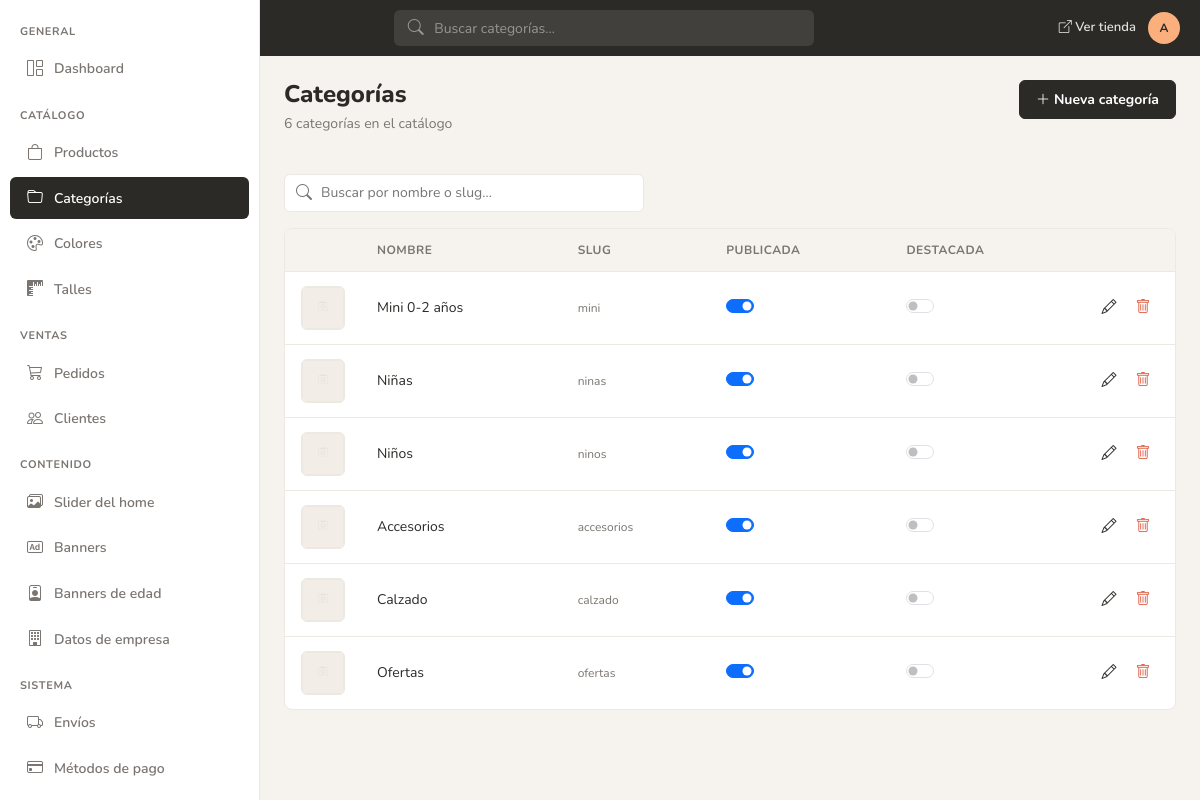
Before: /admin/categorias/listado.php (signed in) with the older database file.
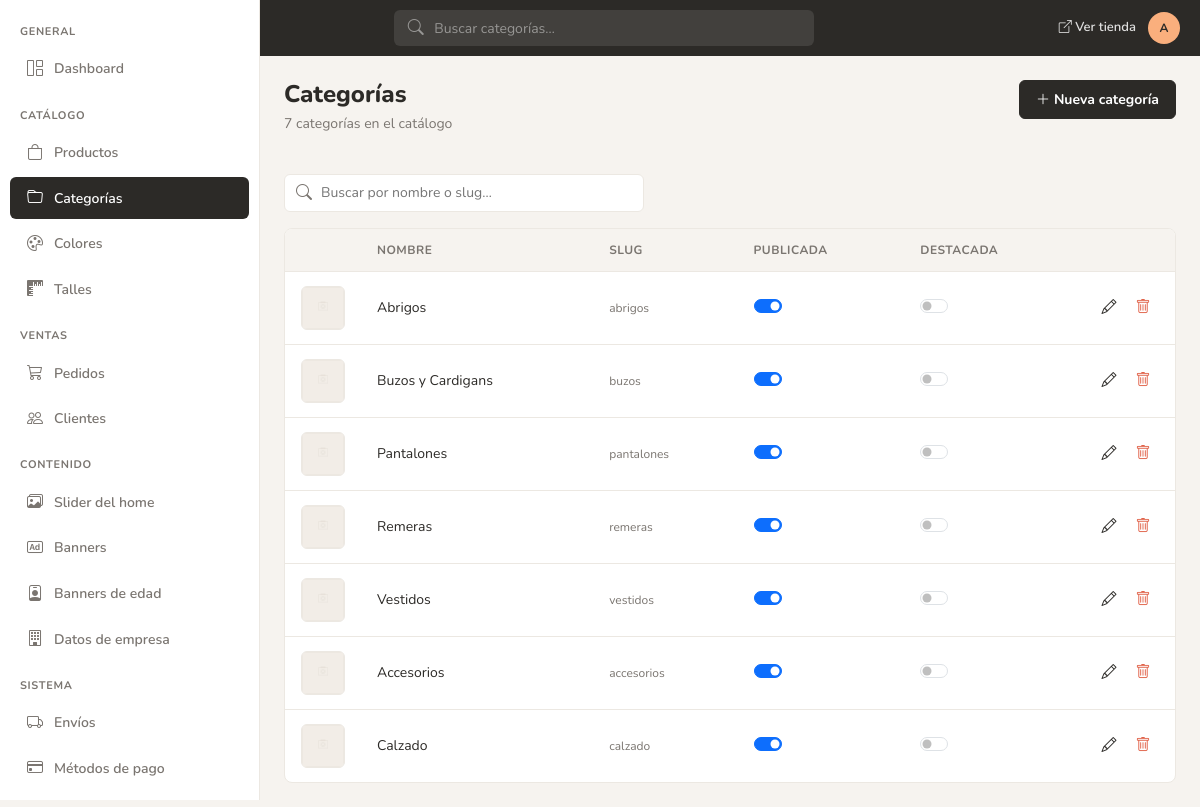
After: the same page with the newer database file.
### tables this page shows
CREATE TABLE `tbl_categorias` (
  `id_cate` int NOT NULL AUTO_INCREMENT,
  `id_cate_padre` int DEFAULT NULL,
  `nombre` varchar(100) NOT NULL,
  `slug` varchar(120) NOT NULL,
  `descripcion` text,
  `imagen` varchar(250) DEFAULT NULL,
  `seo_title` varchar(250) DEFAULT NULL,
  `seo_description` text,
  `orden` int DEFAULT 0,
  `publicado` tinyint DEFAULT 1,
  `destacado_home` tinyint DEFAULT 0,
  PRIMARY KEY (`id_cate`),
  UNIQUE KEY `slug` (`slug`)
);

### admin/include/funciones.php (called while the page is built, shortened)
<?php
function admin_user_initials(string $username): string
{
    $username = trim($username);
    $parts = preg_split('/[\s._-]+/', $username) ?: [];
    $initials = '';
    foreach ($parts as $part) {
        if ($part !== '') {
            $initials .= strtoupper($part[0]);
        }
    }
    return $initials !== '' ? substr($initials, 0, 2) : strtoupper(substr($username, 0, 2));
}
function admin_site_path(string $path = ''): string
{
    $base = defined('SITE_URL')
        ? rtrim((string)(parse_url(SITE_URL, PHP_URL_PATH) ?: ''), '/')
        : (defined('BASE_PATH') ? rtrim(BASE_PATH, '/') : '');
    $clean = ltrim(str_replace('\\', '/', $path), '/');
    if ($clean === '') {
        return $base === '' ? '/' : $base;
    }
    return ($base === '' ? '' : $base) . '/' . $clean;
}
if (!function_exists('app_path')) {
    function app_path(string $path = ''): string
    {
        return admin_site_path($path);
    }
}
if (!function_exists('imgprod_path')) {
    function imgprod_path(string $path = ''): string
    {
        return admin_site_path('imgprod/' . ltrim($path, '/'));
    }
}

### admin/categorias/listado.php (the view, shortened to what this page needs)
<?php
require_once __DIR__ . '/../include/includes.php';
require_once __DIR__ . '/../check_session.php';
$q = trim((string)($_GET['q'] ?? ''));
$adminSearchAction = 'listado.php';
$adminSearchQuery = $q;
$adminSearchPlaceholder = 'Buscar categorías…';
$sql = 'SELECT c.id_cate, c.nombre, c.slug, c.imagen, c.publicado, c.destacado_home,
        (SELECT COUNT(*) FROM tbl_productos p WHERE p.id_cate = c.id_cate AND p.borrado = 0) AS num_productos
        FROM tbl_categorias c';
$params = [];
$types = '';
$sql .= ' ORDER BY orden ASC, nombre';
if ($types !== '') {
    $stmt = mysqli_prepare($con, $sql);
    mysqli_stmt_bind_param($stmt, $types, ...$params);
    mysqli_stmt_execute($stmt);
    $result = mysqli_stmt_get_result($stmt);
} else {
    $result = mysqli_query($con, $sql);
}
$rows = [];
while ($row = mysqli_fetch_assoc($result)) {
    $rows[] = $row;
}
$total = count($rows);
include __DIR__ . '/../header.php';
?>
<div class="admin-section-header">
    <div>
        <h1>Categorías</h1>
        <p class="subtitle"><?= (int)$total ?> categoría<?= $total === 1 ? '' : 's' ?><?= $q !== '' ? ' encontradas' : ' en el catálogo' ?></p>
    </div>
    <div class="admin-section-actions">
        <a href="a_categoria.php" class="btn btn-ink">
            <i class="bi bi-plus-lg"></i> Nueva categoría
        </a>
    </div>
</div>
<div class="d-flex justify-content-between align-items-center mb-3 gap-3 flex-wrap">
    <form method="get" action="listado.php" class="admin-search-bar flex-grow-1" style="max-width:360px">
        <i class="bi bi-search"></i>
        <input name="q" placeholder="Buscar por nombre o slug…" type="search" value="<?= htmlspecialchars($q, ENT_QUOTES, 'UTF-8') ?>">
    </form>
</div>
<div class="admin-card">
    <div class="admin-card-body p-0">
        <div class="table-responsive">
            <table class="admin-table mb-0">
                <thead>
                    <tr>
                        <th style="width:56px"></th>
                        <th>Nombre</th>
                        <th>Slug</th>
                        <th>Publicada</th>
                        <th>Destacada</th>
                        <th style="width:88px"></th>
                    </tr>
                </thead>
                <tbody>
                <?php if ($total > 0): ?>
                    <?php foreach ($rows as $row):
                        $thumb = !empty($row['imagen'])
                            ? imgprod_path((string)$row['imagen'])
                            : imgprod_path('placeholder.jpg');
                    ?>
                        <tr>
                            <td>
                                <img src="<?= htmlspecialchars($thumb, ENT_QUOTES, 'UTF-8') ?>" alt="" class="product-thumb">
                            </td>
                            <td><?= htmlspecialchars($row['nombre'], ENT_QUOTES, 'UTF-8') ?></td>
                            <td><span class="product-cell-code"><?= htmlspecialchars($row['slug'], ENT_QUOTES, 'UTF-8') ?></span></td>
                            <td>
                                <div class="form-check form-switch mb-0">
                                    <input class="form-check-input toggle-estado" type="checkbox"
                                           data-endpoint="<?= htmlspecialchars(app_path('admin/api/toggle-categoria-publicada.php'), ENT_QUOTES, 'UTF-8') ?>"
                                           data-id-key="id_cate"
                                           data-id="<?= (int)$row['id_cate'] ?>"
                                           aria-label="Categoría <?= (int)$row['publicado'] ? 'publicada' : 'no publicada' ?>"
                                           <?= (int)$row['publicado'] ? 'checked' : '' ?>>
                                </div>
                            </td>
                            <td>
                                <div class="form-check form-switch mb-0">
                                    <input class="form-check-input toggle-estado" type="checkbox"
                                           data-endpoint="<?= htmlspecialchars(app_path('admin/api/toggle-categoria-destacada-home.php'), ENT_QUOTES, 'UTF-8') ?>"
                                           data-id-key="id_cate"
                                           data-id="<?= (int)$row['id_cate'] ?>"
                                           aria-label="Categoría <?= (int)($row['destacado_home'] ?? 0) ? 'destacada en home' : 'no destacada en home' ?>"
                                           <?= (int)($row['destacado_home'] ?? 0) ? 'checked' : '' ?>>
                                </div>
                            </td>
                            <td>
                                <div class="admin-table-actions">
                                    <a href="a_categoria.php?id=<?= (int)$row['id_cate'] ?>" class="btn-table-action" title="Editar">
                                        <i class="bi bi-pencil"></i>
                                    </a>
                                    <?php $numProd = (int)($row['num_productos'] ?? 0); ?>
                                    <form method="post" action="b_categoria.php" class="d-inline" onsubmit="if (<?= $numProd ?> > 0) { alert('Esta categoría tiene <?= $numProd ?> producto(s) asignado(s). Reasignalos desde Productos antes de eliminar.'); return false; } return confirm('¿Eliminar esta categoría?');">
                                        <button type="submit" class="btn-table-action btn-table-action-danger" title="Eliminar">
                                            <i class="bi bi-trash"></i>
                                        </button>
                                    </form>
                                </div>
                            </td>
                        </tr>
                    <?php endforeach; ?>
                <?php else: ?>
                    <tr><td colspan="6" class="text-center text-muted py-5"><?= $q !== '' ? 'Sin resultados para esta búsqueda' : 'Sin categorías' ?></td></tr>
                <?php endif; ?>
                </tbody>
            </table>
        </div>
    </div>
</div>
<?php include __DIR__ . '/../pie.php'; ?>

### admin/header.php (shortened to what this page needs)
<!DOCTYPE html>
<html lang="es">
<head>
    <link href="https://cdn.jsdelivr.net/npm/bootstrap@5.3.3/dist/css/bootstrap.min.css" rel="stylesheet">
    <link href="https://cdn.jsdelivr.net/npm/bootstrap-icons@1.11.3/font/bootstrap-icons.min.css" rel="stylesheet">
    <link href="<?= app_path('admin/assets/css/admin.css') ?>" rel="stylesheet">
</head>
<body class="admin-body">
<?php
$adminUser = (string)($_SESSION['idUsuarioAdminSUser'] ?? 'Admin');
$adminInitials = admin_user_initials($adminUser);
$adminSearchAction = $adminSearchAction ?? app_path('admin/productos/listado.php');
$adminSearchQuery = $adminSearchQuery ?? '';
$adminSearchPlaceholder = $adminSearchPlaceholder ?? 'Buscar productos…';
include __DIR__ . '/include/sidebar.php';
?>
<header class="admin-topbar">
    <form method="get" action="<?= htmlspecialchars($adminSearchAction, ENT_QUOTES, 'UTF-8') ?>" class="admin-topbar-search" role="search">
        <i class="bi bi-search"></i>
        <input type="search" name="q" id="adminGlobalSearch" placeholder="<?= htmlspecialchars($adminSearchPlaceholder, ENT_QUOTES, 'UTF-8') ?>" value="<?= htmlspecialchars($adminSearchQuery, ENT_QUOTES, 'UTF-8') ?>" aria-label="Buscar">
    </form>
    <div class="admin-topbar-actions">
        <a href="<?= htmlspecialchars(app_path('index.php'), ENT_QUOTES, 'UTF-8') ?>" class="admin-topbar-link" target="_blank" rel="noopener">
            <i class="bi bi-box-arrow-up-right"></i> Ver tienda
        </a>
        <span class="admin-avatar" title="<?= htmlspecialchars($adminUser, ENT_QUOTES, 'UTF-8') ?>"><?= htmlspecialchars($adminInitials, ENT_QUOTES, 'UTF-8') ?></span>
    </div>
</header>
<main class="admin-main">
    <div class="admin-content">

### admin/include/sidebar.php (shortened to what this page needs)
<?php
$currentScript = basename($_SERVER['SCRIPT_NAME'] ?? '');
$currentPath = $_SERVER['SCRIPT_NAME'] ?? '';
function nav_active(string $script, string $current): string
{
    return $script === $current ? ' active' : '';
}
function nav_active_dir(string $dir, string $currentPath): string
{
    return str_contains($currentPath, '/' . $dir . '/') ? ' active' : '';
}
?>
<aside class="admin-sidebar" id="adminSidebar">
    <nav class="nav flex-column">
        <div class="nav-section">General</div>
        <a class="nav-link<?= nav_active('dashboard.php', $currentScript) ?>" href="<?= app_path('admin/dashboard.php') ?>">
            <i class="bi bi-grid-1x2"></i> Dashboard
        </a>
        <div class="nav-section">Catálogo</div>
        <a class="nav-link<?= nav_active_dir('productos', $currentPath) ?>" href="<?= app_path('admin/productos/listado.php') ?>">
            <i class="bi bi-bag"></i> Productos
        </a>
        <a class="nav-link<?= nav_active_dir('categorias', $currentPath) ?>" href="<?= app_path('admin/categorias/listado.php') ?>">
            <i class="bi bi-folder"></i> Categorías
        </a>
        <a class="nav-link<?= nav_active_dir('colores', $currentPath) ?>" href="<?= app_path('admin/colores/listado.php') ?>">
            <i class="bi bi-palette"></i> Colores
        </a>
        <a class="nav-link<?= nav_active_dir('talles', $currentPath) ?>" href="<?= app_path('admin/talles/listado.php') ?>">
            <i class="bi bi-rulers"></i> Talles
        </a>
        <div class="nav-section">Ventas</div>
        <a class="nav-link<?= nav_active_dir('pedidos', $currentPath) ?>" href="<?= app_path('admin/pedidos/listado.php') ?>">
            <i class="bi bi-cart3"></i> Pedidos
        </a>
        <a class="nav-link<?= nav_active_dir('clientes', $currentPath) ?>" href="<?= app_path('admin/clientes/listado.php') ?>">
            <i class="bi bi-people"></i> Clientes
        </a>
        <div class="nav-section">Contenido</div>
        <a class="nav-link<?= nav_active('slider.php', $currentScript) ?><?= nav_active('a_slide.php', $currentScript) ?>" href="<?= app_path('admin/slider.php') ?>">
            <i class="bi bi-images"></i> Slider del home
        </a>
        <a class="nav-link<?= nav_active('banners.php', $currentScript) ?><?= nav_active('a_banner.php', $currentScript) ?>" href="<?= app_path('admin/banners.php') ?>">
            <i class="bi bi-badge-ad"></i> Banners
        </a>
        <a class="nav-link<?= nav_active('banners-edad.php', $currentScript) ?><?= nav_active('a_banner_edad.php', $currentScript) ?>" href="<?= app_path('admin/banners-edad.php') ?>">
            <i class="bi bi-person-badge"></i> Banners de edad
        </a>
        <a class="nav-link<?= nav_active('empresa.php', $currentScript) ?>" href="<?= app_path('admin/empresa.php') ?>">
            <i class="bi bi-building"></i> Datos de empresa
        </a>
        <div class="nav-section">Sistema</div>
        <a class="nav-link<?= nav_active('configuracion_envios.php', $currentScript) ?>" href="<?= app_path('admin/configuracion_envios.php') ?>">
            <i class="bi bi-truck"></i> Envíos
        </a>
        <a class="nav-link<?= nav_active('metodos_pago.php', $currentScript) ?><?= nav_active('a_metodo_pago.php', $currentScript) ?>" href="<?= app_path('admin/metodos_pago.php') ?>">
            <i class="bi bi-credit-card"></i> Métodos de pago
        </a>
        <a class="nav-link<?= nav_active('configuracion.php', $currentScript) ?>" href="<?= app_path('admin/configuracion.php') ?>">
        </a>
    </nav>
</aside>

### admin/pie.php (shortened to what this page needs)
    </div>
</main>
</body>
</html>

Changed rows visible on the page:
removed tbl_categorias: nombre "Mini 0-2 años", slug "mini", publicado "☑"
removed tbl_categorias: nombre "Niñas", slug "ninas", publicado "☑"
removed tbl_categorias: nombre "Niños", slug "ninos", publicado "☑"
removed tbl_categorias: nombre "Ofertas", slug "ofertas", publicado "☑"
added tbl_categorias: nombre "Abrigos", slug "abrigos", publicado "☑"
added tbl_categorias: nombre "Buzos y Cardigans", slug "buzos", publicado "☑"
added tbl_categorias: nombre "Pantalones", slug "pantalones", publicado "☑"
added tbl_categorias: nombre "Remeras", slug "remeras", publicado "☑"
added tbl_categorias: nombre "Vestidos", slug "vestidos", publicado "☑"
Other visible differences:
$total: "6" → "7"
